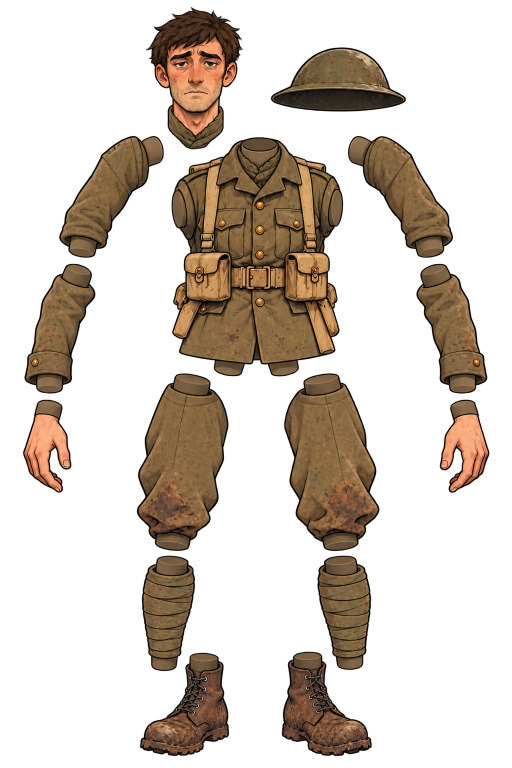
#> input picture experiments/ww1_four_engine_benchmark/shared/art/character_master/ww1_soldier_rig_components_sheet_v1.png, 1024 x 1536 px (shown at 1/2 size)
$ python extract_rig_parts.py
#> lines starting #> are read from the running program, lines starting #| are printed output that depends on the picture; after the words box and inside, x2 and y2 are one past the last pixel; in counts of white or black regions, pixels touching at a corner belong together
from pathlib import Path

from PIL import Image
import numpy as np
from scipy import ndimage

ROOT = Path(__file__).resolve().parents[1]
SOURCE = ROOT / "shared/art/character_master/ww1_soldier_rig_components_sheet_v1.png"
OUT = ROOT / "shared/art/character_rig_v1"
OUT.mkdir(parents=True, exist_ok=True)

# Bounds are deliberately generous. Transparent pixels remain transparent, so
# each crop retains antialiased edges and hidden joint overlap extensions.
PARTS = {
    "head_neck": (270, 0, 510, 320),
    "helmet": (515, 50, 840, 265),
    "upper_arm_l": (85, 250, 345, 525),
    "upper_arm_r": (680, 250, 940, 525),
    "torso": (320, 245, 705, 765),
    "forearm_l": (35, 500, 305, 815),
    "forearm_r": (735, 500, 995, 815),
    "hand_l": (25, 770, 185, 1030),
    "hand_r": (840, 770, 1015, 1030),
    "thigh_l": (250, 720, 520, 1115),
    "thigh_r": (505, 720, 775, 1115),
    "shin_l": (270, 1070, 485, 1370),
    "shin_r": (540, 1070, 755, 1370),
    "boot_l": (245, 1265, 505, 1535),
    "boot_r": (520, 1265, 785, 1535),
}

image = Image.open(SOURCE).convert("RGBA")
#> image is the input picture: PIL image 1024x1536 RGBA; mean R, G, B, A 70.4, 51.6, 33.8, 76.5
for name, bounds in PARTS.items():
    crop = image.crop(bounds)
    array = np.asarray(crop).copy()
    alpha = array[:, :, 3]
    labels, count = ndimage.label(alpha > 8)
    if count:
        sizes = ndimage.sum(alpha > 8, labels, range(1, count + 1))
        keep = int(np.argmax(sizes)) + 1
        # Dilate the selected component slightly to retain antialiased fringe.
        selected = ndimage.binary_dilation(labels == keep, iterations=2)
        array[~selected, 3] = 0
        crop = Image.fromarray(array, "RGBA")
    crop.save(OUT / f"{name}.png")
#> this loop made 15 passes
#> (count, sizes, keep) on passes 1 to 12: (8, [35911, 1, 1, 1, 3, 1, 2523, 2247], 1), (1, [23289], 1), (3, [137, 24859, 73], 2), (2, [24902, 344], 1), (8, [4515, 132401, 349, 280, 2, 1, 1098, 1122], 2), (3, [733, 21728, 708], 2), (3, [738, 21963, 696], 2), (3, [854, 11536, 1], 2), (3, [873, 11686, 1], 2), (4, [2003, 1, 47371, 153], 3), (4, [2014, 48774, 1, 160], 2), (5, [2271, 18966, 1, 4416, 1], 2)
#> pass 1, `labels, count = ndimage.label(alpha > 8)`:
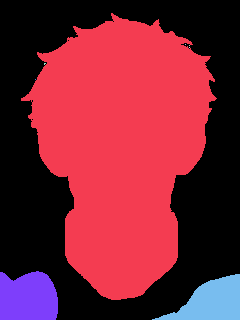
#> labels: shape (320, 240) int32; 9 distinct labels, from 0 to 8; one colour per label, 0 black
#> pass 1, `selected = ndimage.binary_dilation(labels == keep, iterations=2)`:
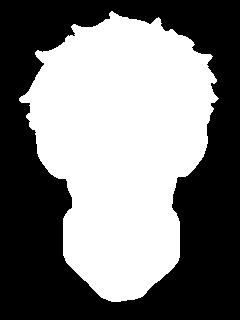
#> selected: shape (320, 240) bool; 48.9% white; 1 white region, box (x1, y1, x2, y2) and area: (19, 11, 219, 302) 37555
#> after the loop:
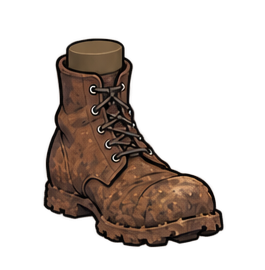
#> array: shape (270, 265, 4); mean R, G, B, A 72.2, 51.8, 37.4, 75.5; transparent parts drawn white

# A neutral-background inspection sheet; not an animation asset.
thumbs = []
for name in PARTS:
    part = Image.open(OUT / f"{name}.png").convert("RGBA")
    part.thumbnail((220, 250), Image.Resampling.LANCZOS)
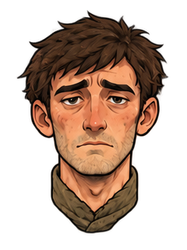
#> part: PIL image 187x250 RGBA; mean R, G, B, A 60.7, 39.4, 26.6, 115.1; transparent parts drawn white
    cell = Image.new("RGBA", (240, 280), (223, 219, 207, 255))
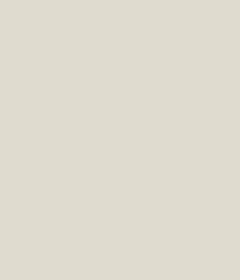
#> cell: PIL image 240x280 RGBA; mean R, G, B, A 223, 219, 207, 255
    cell.alpha_composite(part, ((240 - part.width) // 2, (250 - part.height) // 2))
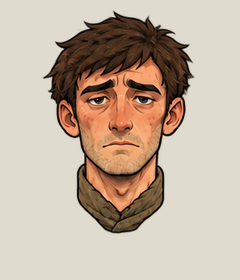
#> cell: PIL image 240x280 RGBA; mean R, G, B, A 193.6, 176.5, 159.7, 255
    thumbs.append(cell.convert("RGB"))

sheet = Image.new("RGB", (240 * 5, 280 * 3), (223, 219, 207))
for idx, thumb in enumerate(thumbs):
    sheet.paste(thumb, ((idx % 5) * 240, (idx // 5) * 280))
#> this loop made 15 passes
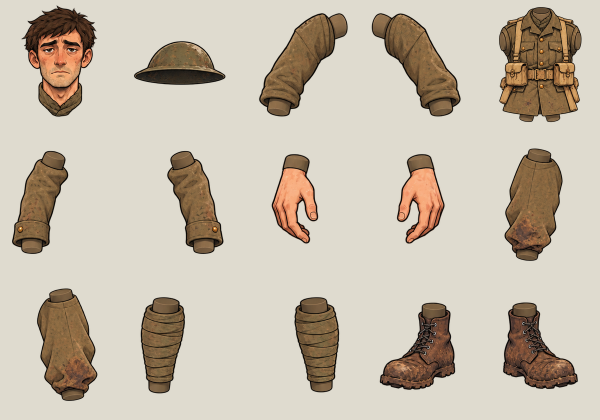
#> sheet: PIL image 1200x840 RGB (shown at 1/2 size); mean R, G, B 198.4, 187.8, 171.9
sheet.save(OUT / "rig_parts_contact.jpg", quality=92)
